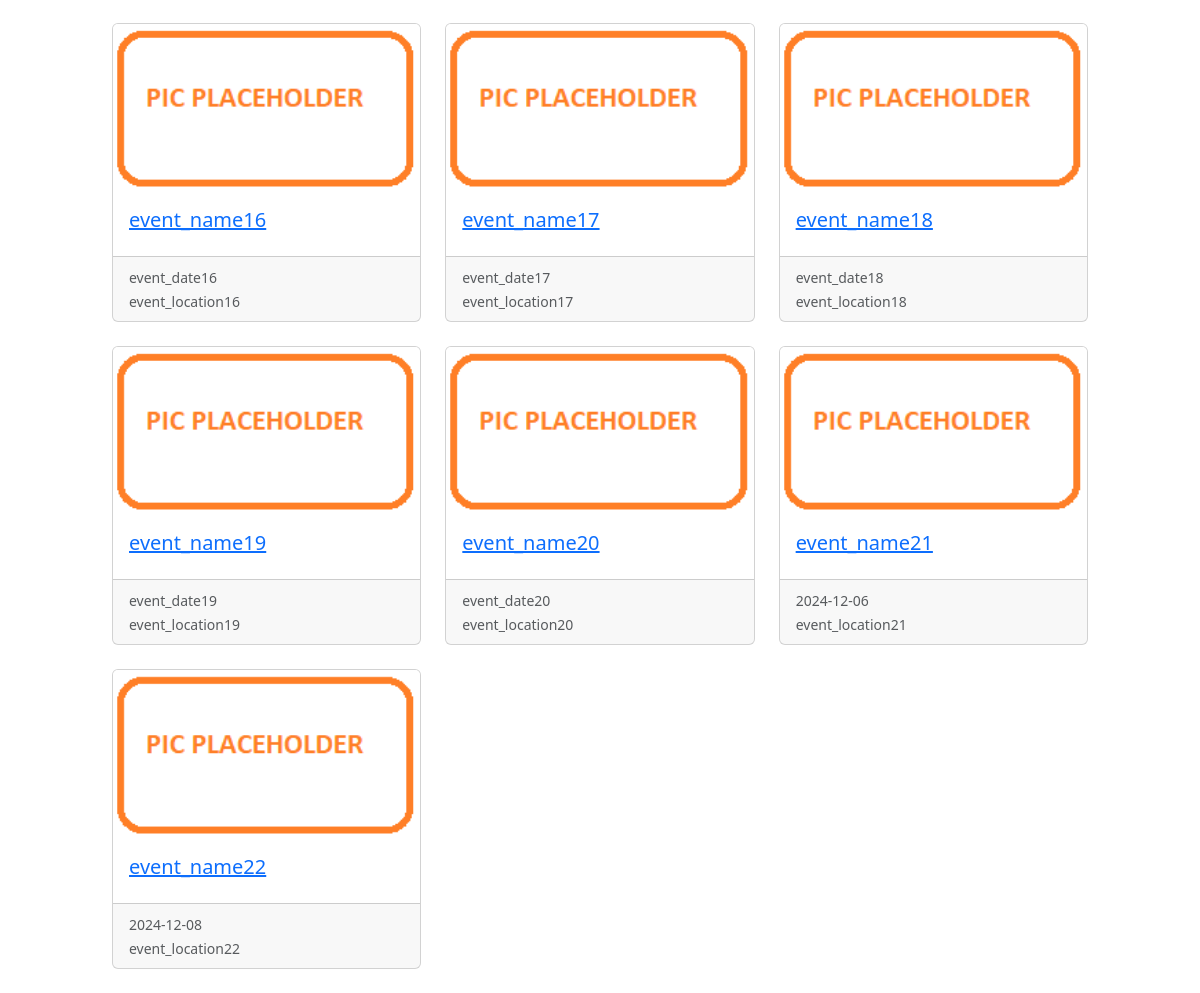
Before: / (lower part) with the older database file.
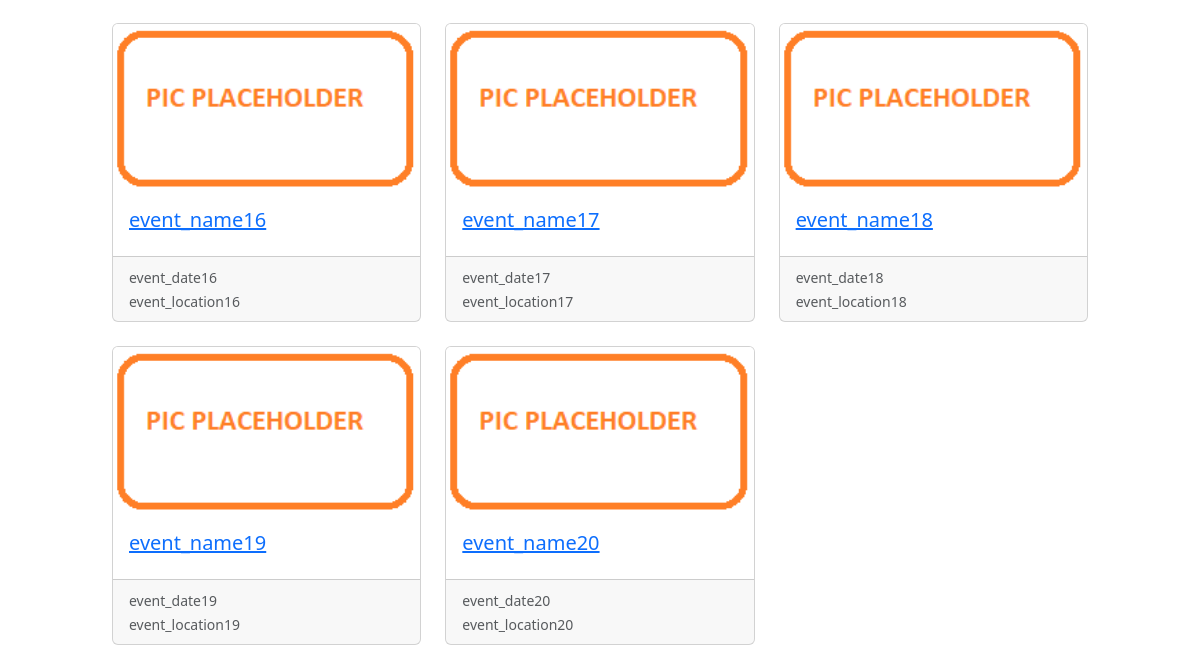
After: the same page with the newer database file.
### tables this page shows
CREATE TABLE events (
        event_id INTEGER PRIMARY KEY AUTOINCREMENT, 
        event_name TEXT NOT NULL, 
        event_date TEXT NOT NULL, 
        event_location TEXT NOT NULL, 
        event_description TEXT NOT NULL,
        event_owner TEXT NOT NULL);

### app.py (the view)
@app.route("/")
def home():
    headers, events_list = get_db_as_dict()
    username = session.get('username')
    return render_template("home.html", headers=headers, events_list=events_list, username=username)

### app.py (called while the page is built)
def get_db_connection():
    if 'db' not in g:
        g.db = sqlite3.connect(DATABASE)
        return g.db

def get_db_as_dict():
    connection = get_db_connection()
    connection.row_factory = sqlite3.Row
    cursor = connection.cursor()
    cursor.execute("SELECT event_id, event_name, event_date, event_location, event_description FROM events")
    headers = [description[0] for description in cursor.description]
    rows = cursor.fetchall()
    rows = [dict(row) for row in rows]
    return headers, rows

@app.teardown_appcontext
def close_db_connection(exception):
    db = g.pop('db', None)
    if db is not None:
        db.close()

### templates/home.html (shortened to what this page needs)
{% extends "layout.html" %}
{% block content %}
    <div class="container my-4 pt-5" style="max-width: 1000px;">
        <div class="row row-cols-1 row-cols-md-3 g-4">
            {% for event in events_list %}
                <div class="col">
                    <div class="card h-100">
                        <img src="static/image/pic_placeholder.png" class="card-img-top" alt="...">
                        <div class="card-body">
                            <h5 class="card-title">
                                <a href="{{ url_for ('event_details', event_id=event['event_id']) }}">
                                    {{ event['event_name'] }}
                                </a>
                            </h5>
                        </div>
                        <div class="card-footer">
                          <small class="text-body-secondary">{{ event['event_date'] }}</small><br>
                          <small class="text-body-secondary">{{ event['event_location'] }}</small>
                        </div>
                      </div>
                </div>
            {% endfor %}
        </div>
    </div>
{% endblock %}

### templates/layout.html (shortened to what this page needs)
<!DOCTYPE html>
<html lang="en">
<head>
    <link href="https://cdn.jsdelivr.net/npm/bootstrap@5.3.3/dist/css/bootstrap.min.css" rel="stylesheet">
</head>
<body>
    <main>
        <div class="container-main">
            <div class="content">
                {% block content %}
                {% endblock %}
            </div>
        </div>
    </main>
</body>
</html>

Changed rows visible on the page:
removed events: event_name "event_name21", event_date "2024-12-06", event_location "event_location21"
removed events: event_name "event_name22", event_date "2024-12-08", event_location "event_location22"
